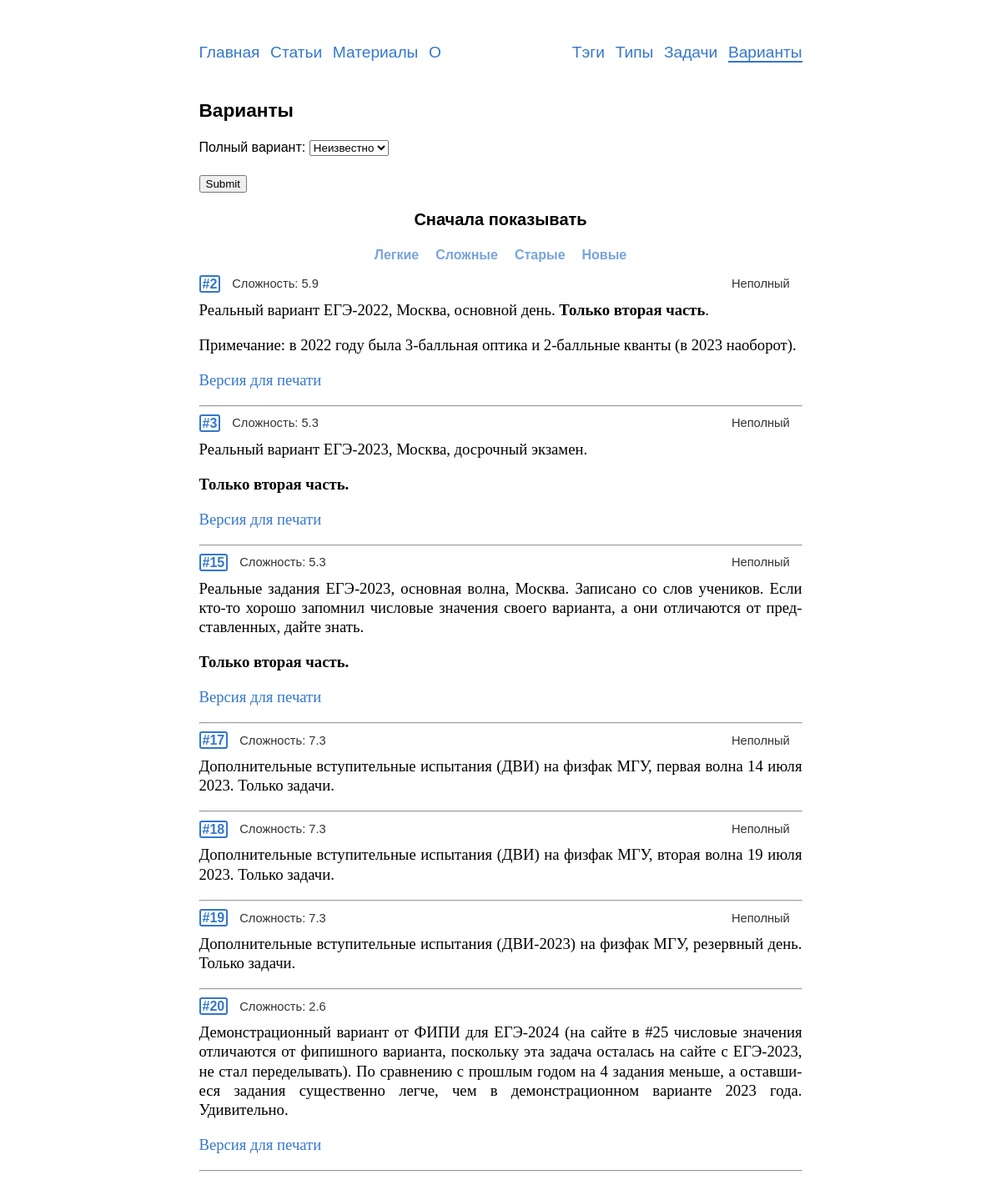
/variants/, run on an earlier commit of the app's database.
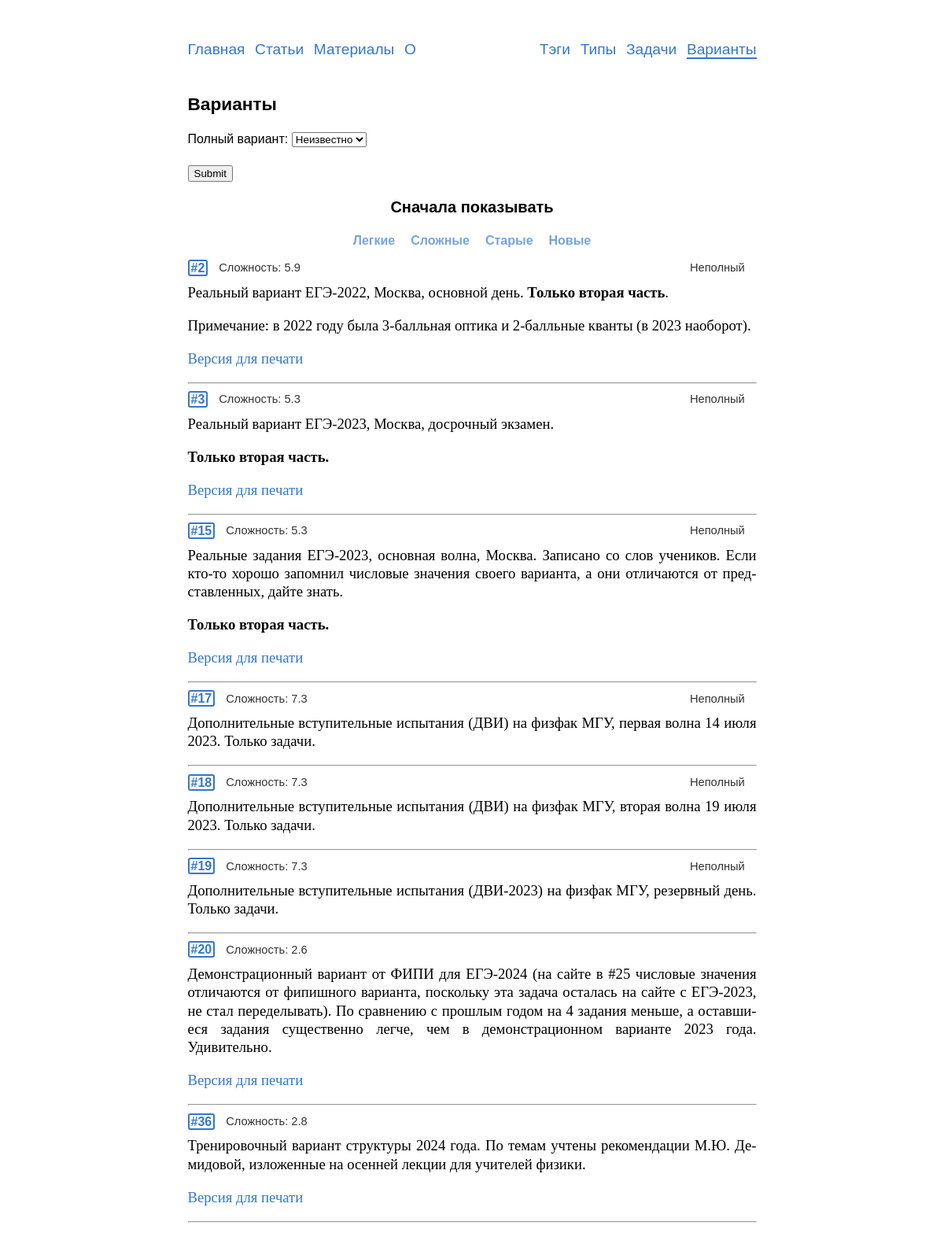
And on a later commit of the database.
### variants/models.py (models this page shows, shortened)
class Variant(models.Model):
    objects = VariantManager()
    problems = SortedManyToManyField(Problem,
                                     verbose_name='задачи')
    text = models.TextField('комментарии', blank=True, null=True)
    complexity = models.FloatField('сложность', blank=True, default=0)
    is_full = models.BooleanField('полный вариант', default=True)
    show_answers = models.BooleanField('показать решения', default=True)
    date = models.DateField('дата добавления', auto_now_add=True)
    answer_slug = models.SlugField('slug для получения ответов',
                                   max_length=4, unique=False,
                                   blank=True, default='',
                                   validators=[validate_answer_slug])
    is_published = models.BooleanField('показывать в списке вариантов',
                                       default=True)
    class Meta:
        verbose_name = 'вариант'
        verbose_name_plural = 'варианты'
        default_related_name = 'variants'
    def get_absolute_url(self):
        return reverse('variants:detail', kwargs={'pk': self.pk})

### variants/views.py (the view, shortened to what this page needs)
# urls.py: path('', views.VariantsView.as_view(), name='list'),
class VariantsView(ListView):
    model = Variant
    template_name = 'variants/variants_list.html'
    context_object_name = 'variants'
    paginate_by = 30
    filter = VariantFilter
    def get_queryset(self):
        queryset = Variant.objects.list()
        pars = self.request.GET
        if 'order_by' in pars.keys() and pars['order_by'] in ('complexity',
                                                              'id',
                                                              '-complexity',
                                                              '-id'):
            order_by = self.request.GET['order_by']
        else:
            order_by = 'id'
        self.filterset = self.filter(self.request.GET, queryset=queryset)
        return self.filterset.qs.order_by(order_by)
    def get_context_data(self, **kwargs):
        data = super().get_context_data(**kwargs)
        data['filter'] = VariantFilter(self.request.GET)
        data['title'] = 'Варианты'
        return data

### problems/templatetags/markdown_extras.py (called while the page is built)
@register.filter()
@stringfilter
def markdown(value):
    return md.markdown(value, extensions=['markdown.extensions.fenced_code',
                                          'tables',
                                          'toc',
                                          'footnotes'])

### problems/templatetags/save_parameters.py (called while the page is built)
@register.simple_tag(takes_context=True)
def param_save(context, **kwargs):
    answ = context['request'].GET.copy()
    for param, value in kwargs.items():
        answ[param] = value
    for param in [param for param, value in answ.items() if not value]:
        del answ[param]
    return answ.urlencode()

### variants/managers.py (called while the page is built)
    def list(self):
        return (
            self.get_queryset()
                .only('id', 'complexity', 'text', 'is_full')
                .filter(is_published=True)
        )

### templates/variants/variants_list.html (shortened to what this page needs)
{% extends "base.html" %}
{% load markdown_extras %}
{% load save_parameters %}
{% load static %}
{% block content %}
  <h2>{{title}}</h2>
  <form method="get" class="no-print">
    {{ filter.form.as_p }}
    <input type="submit" />
  </form>
  <div class=center-flex><h3>Сначала показывать</h3></div>
  <div class="center-flex mb10 mt-5 sans fs12">
    <a class='var-sort{% if "=complexity" in request.get_full_path %} current {% endif %}' href="?{% param_save order_by="complexity" %}">Легкие</a>
    <a class='var-sort{% if "=-complexity" in request.get_full_path %} current {% endif %}' href="?{% param_save order_by="-complexity" %}">Сложные</a>
    <a class='var-sort{% if "=id" in request.get_full_path %} current {% endif %}' href="?{% param_save order_by="id" %}">Старые</a>
    <a class='var-sort{% if "=-id" in request.get_full_path %} current {% endif %}' href="?{% param_save order_by="-id" %}">Новые</a>
  </div>
  {% for variant in page_obj %}
    <div class="rel">
      <div class="var-id-in-list">
        <a href="{{variant.get_absolute_url}}"><b class='id-number'>#{{variant.id}}</b></a>
        <span class="compl">Сложность: {{variant.complexity}}</span>&nbsp;
        <span class="compl no-solution">{% if not variant.is_full %}Неполный{% endif %}</span>
      </div>
      <div>{{variant.text|markdown|safe}}</div>
    </div><hr>
  {% endfor %}
{% endblock %}

### templates/base.html (shortened to what this page needs)
{% load static %}
<!DOCTYPE html>
<html lang=ru>
  <head>
    <link rel=stylesheet href={% static 'css/style.css'%}>
  </head>
  <body>
    <header>
      {% include "includes/nav.html" %}
    </header>
    <main>
      {% block content %}Пусто :({% endblock %}
    </main>
  </body>
</html>

### templates/includes/nav.html (shortened to what this page needs)
<nav class="no-print">
  <div class='nav-left'>
    <a href="/"{% if request.path == '/' %} class='current_nav'{% endif %}>Главная</a>
    <a href="/articles/"{% if '/articles' in request.path %} class='current_nav'{% endif %}>Статьи</a>
    <a href="/blanks/"{% if '/blanks/' in request.path %} class='current_nav'{% endif %}>Материалы</a>
    <a href="/about/"{% if '/about/' in request.path %} class='current_nav'{% endif %}>О</a>
  </div>
  <div class="nav-right">
    <a href="{% url 'tags:list'%}"{% if '/tags/' in request.path %} class='current_nav'{% endif %}>Тэги</a>
    <a href="{% url 'typesinege:list'%}"{% if '/types/' in request.path %} class='current_nav'{% endif %}>Типы</a>
    <a href="{% url 'problems:list'%}"{% if '/problems/' in request.path %} class='current_nav'{% endif %}>Задачи</a>
    <a href="{% url 'variants:list'%}?order_by=-id"{% if '/variants/' in request.path %} class='current_nav'{% endif %}>Варианты</a>
  </div>
</nav>

### templates/includes/pagination.html (shortened to what this page needs)
{% load save_parameters %}

### static/css/style.css (style rules this page uses)
html { overflow-y: scroll; }
body { -webkit-hyphens: auto; -moz-hyphens: auto; -ms-hyphens: auto; hyphens: auto; margin: 0px auto; width: 723px; max-width: 100%; font-family: 'Times New Roman', Times, serif; text-align: justify; font-size: 14pt; line-height: 17.5pt; margin-bottom:12ex; }
.sans { font-family: Tahoma, Arial, sans-serif; }
h1, h2, h3, h4, h5, h6, .h1, .h2, .h3, .h4, .h5, .h6 { text-align: left; font-weight:bold; font-family: Tahoma, Arial, sans-serif; }
h2, .h2 { font-size:17pt; line-height: 21pt; }
h3, .h3 { font-size:15pt; line-height: 19pt; }
.id-number { border: 2px solid #3377cc; border-radius: 3px; padding: 0px 2px 0px 2px; font-family: Tahoma, Arial, sans-serif; font-size:12pt; }
.rel { position: relative; }
div.rel:has(div.var-id-in-list) { min-height:3ex; }
.var-id-in-list { margin-bottom:-10px; display: flex; flex-wrap: wrap; align-items: center; line-height: 15pt; }
.compl { margin-right:1.9ex; font-size: 11pt; font-family: Arial; color: #333333; -webkit-hyphens: none; -moz-hyphens: none; -ms-hyphens: none; hyphens: none; }
.no-solution { margin-left:auto; order:2; }
.id-in-list .compl:first-of-type, .var-id-in-list .compl:first-of-type { margin-left:1.8ex; }
a { text-decoration: none; color: #3377cc; }
nav { font-size: 12.5pt; font-family: Tahoma, Arial, sans-serif; margin: 5ex 0 4ex 0; display: flex; justify-content: space-between; word-spacing: 6pt; }
.nav-left, .ta-left { text-align:left; }
.nav-right, .ta-right { text-align:right; }
nav a { line-height: 2em; font-size: 115%; -webkit-hyphens: none; -moz-hyphens: none; -ms-hyphens: none; hyphens: none; }
label { font-family: Tahoma, Arial, sans-serif; font-size: 12pt; }
.fs12 { font-size: 12pt; }
.mt-5 { margin-top:-5px; }
.mb10 { margin-bottom:10px; }
.center-flex { display: flex; flex-wrap: wrap; justify-content: center; }
.var-sort { display: inline-block; border-radius: 3px; font-weight:900; line-height:inherit; padding: 2px 10px 3px; color: #3377ccaa; background-color: white; }
.current_nav { border-bottom: solid 2px; }

What changed in the data, as far as the page shows it:
added Variant: id "36", complexity "2.8", text "Тренировочный вариант структуры 2024 года. По темам учтены рекомендации М.Ю. Демидовой, изложенные на осенней лекции для учителей физики. Версия для печати"
